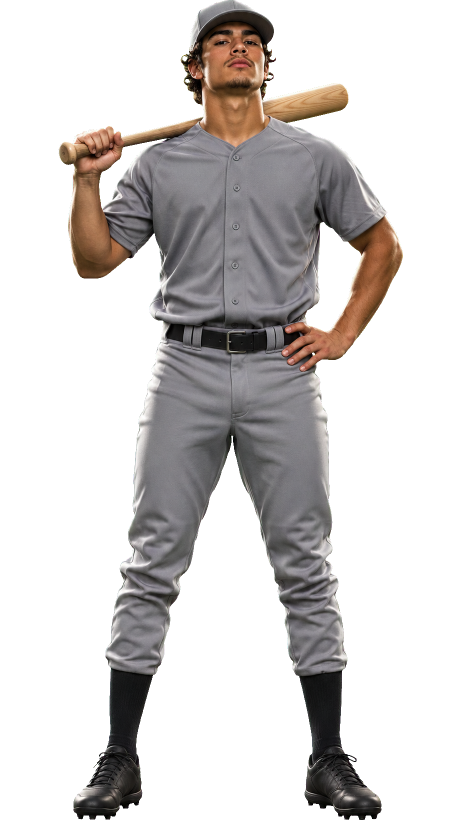
#> input picture v3/W2-images/src/cut-baseball.png, 923 x 1640 px (shown at 1/2 size)
$ python -i build.py   (imports and definitions only)
#> lines starting #> are read from the running program, lines starting #| are printed output that depends on the picture
#> `T=300;sh=Image.new('RGB',(T*4+50,(T+30)*4+10),'white');d=ImageDraw.Dra..`: sh: PIL image 1250x1330 RGB; every value is 255
#> further down, picture is the input picture: PIL image 923x1640 RGBA; mean R, G, B, A 40.3, 37, 35.9, 85.6
import json,os
from PIL import Image,ImageDraw,ImageFont
# [1 line not run here, left out]
def key(im):
    im=im.convert('RGBA');px=im.load();w,h=im.size
#> after `w, h = im.size`: w = 923; h = 1640
    for y in range(h):
        for x in range(w):
            r,gg,b,a=px[x,y]
            d=gg-max(r,b)
            if d>40: px[x,y]=(r,min(gg,max(r,b)),b,0)
            elif d>12: px[x,y]=(r,max(r,b),b,int(255*(40-d)/28))
    bb=im.getchannel('A').point(lambda v:255 if v>20 else 0).getbbox()
#> bb = (117, 0, 806, 1640)
    im=im.crop(bb);cw=max(im.width,int(im.height*9/16));c=Image.new('RGBA',(cw,int(cw*16/9)),(0,0,0,0))
#> after `im = im.crop(bb)`:
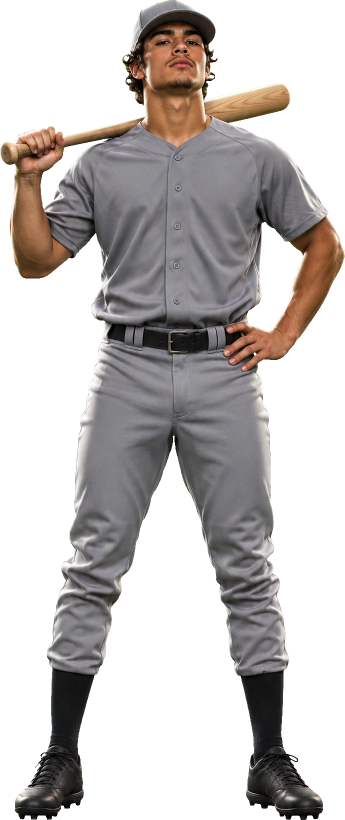
#> im: PIL image 689x1640 RGBA (shown at 1/2 size); mean R, G, B, A 54, 49.6, 48.1, 114.7; transparent parts drawn white
#> after `cw = max(im.width, int(im.height * 9 / 16))`: cw = 922
#> after `c = Image.new('RGBA', (cw, int(cw * 16 / 9)), (0, 0, 0, 0))`: c: PIL image 922x1639 RGBA; every value is 0
    c.paste(im,((cw-im.width)//2,c.height-im.height),im);return c
# [10 lines not run here, left out]
T=300;sh=Image.new('RGB',(T*4+50,(T+30)*4+10),'white');d=ImageDraw.Draw(sh)
# [4 lines not run here, left out]

>>> from PIL import Image
>>> picture = Image.open('src/cut-baseball.png')
>>> result = key(picture)

$ run again, on v3/W2-images/src/cut-swimmer.png
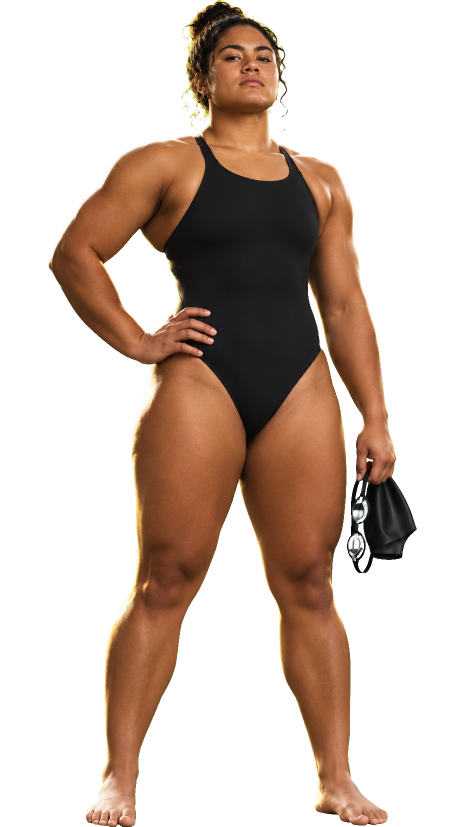
#> input picture v3/W2-images/src/cut-swimmer.png, 930 x 1653 px (shown at 1/2 size)
#> sh: PIL image 1250x1330 RGB; every value is 255
#> picture is the input picture: PIL image 930x1653 RGBA; mean R, G, B, A 46.8, 30.6, 20.8, 93.8
#> bb = (96, 0, 834, 1653)
#> in key, `im = im.crop(bb)`:
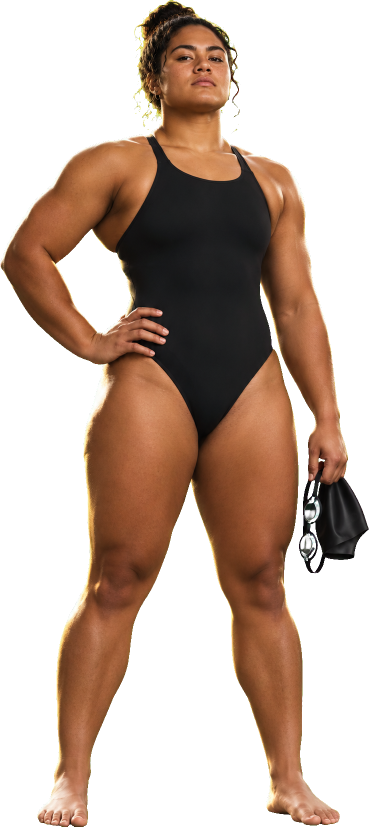
#> im: PIL image 738x1653 RGBA (shown at 1/2 size); mean R, G, B, A 58.9, 38.5, 26.3, 118.2; transparent parts drawn white
#> in key, `c.paste(im, ((cw - im.width) // 2, c.height - im.height), im)`:
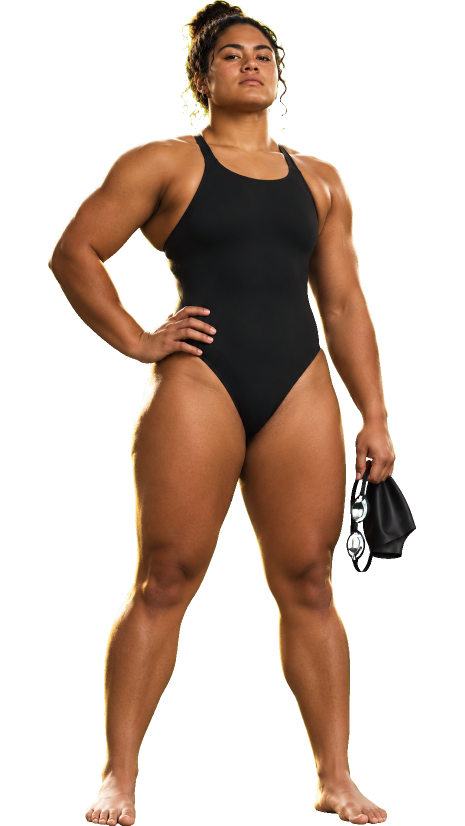
#> c: PIL image 929x1651 RGBA (shown at 1/2 size); mean R, G, B, A 46.8, 30.5, 20.8, 93.9; transparent parts drawn white

$ run again, on v3/W2-images/src/cut-volleyball.png
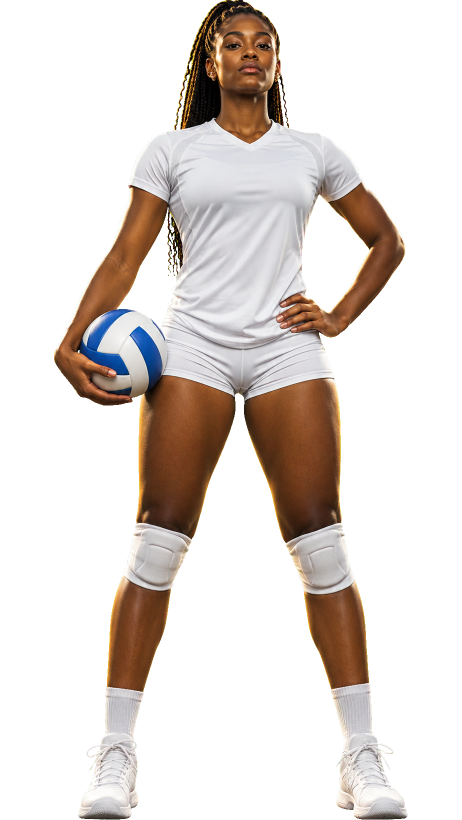
#> input picture v3/W2-images/src/cut-volleyball.png, 923 x 1640 px (shown at 1/2 size)
#> sh: PIL image 1250x1330 RGB; every value is 255
#> picture is the input picture: PIL image 923x1640 RGBA; mean R, G, B, A 52.5, 45.1, 40.5, 82.7
#> bb = (108, 0, 815, 1639)
#> in key, `im = im.crop(bb)`:
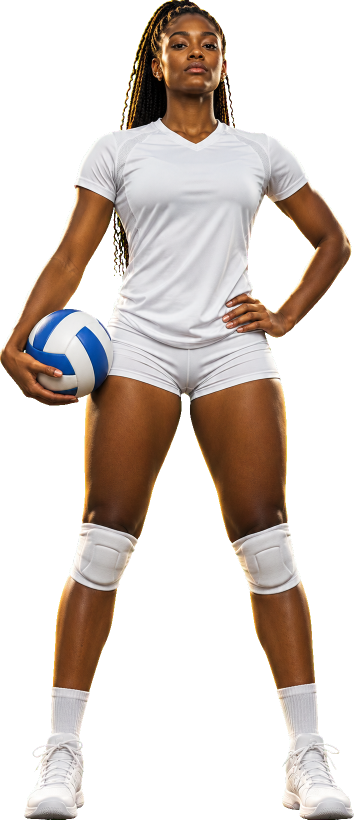
#> im: PIL image 707x1639 RGBA (shown at 1/2 size); mean R, G, B, A 68.5, 58.9, 52.9, 108; transparent parts drawn white
#> in key, `c.paste(im, ((cw - im.width) // 2, c.height - im.height), im)`:
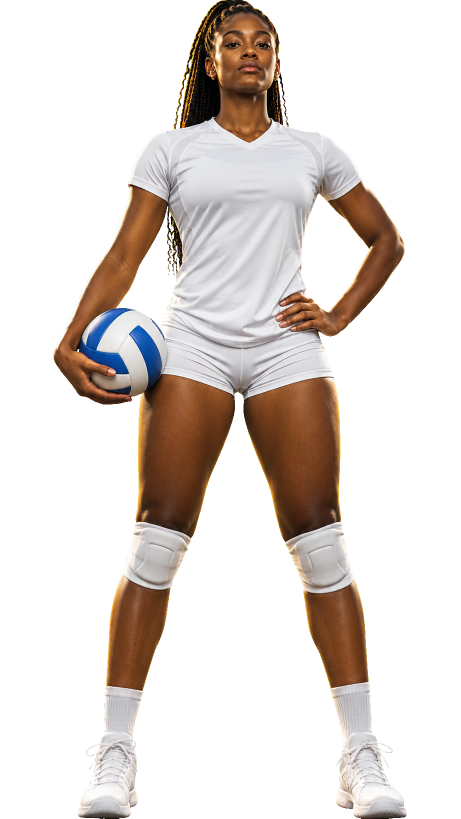
#> c: PIL image 921x1637 RGBA (shown at 1/2 size); mean R, G, B, A 52.6, 45.2, 40.6, 83; transparent parts drawn white
